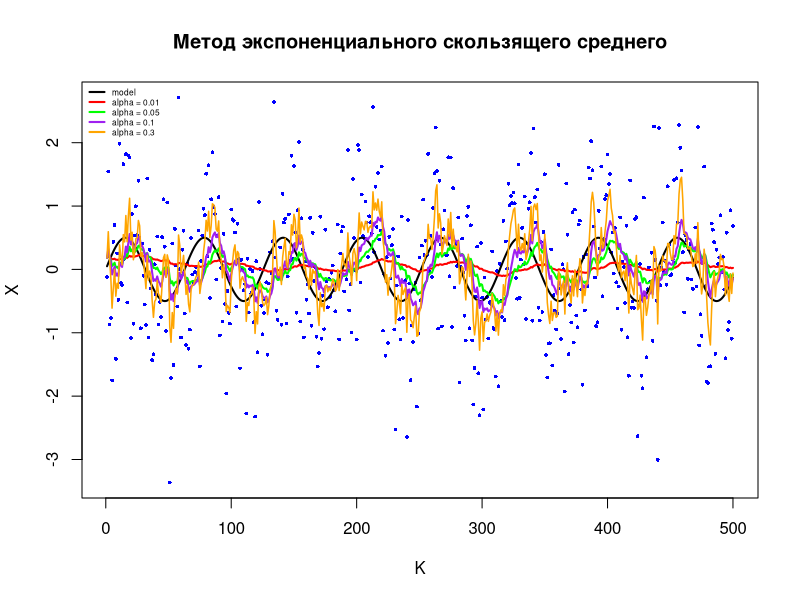
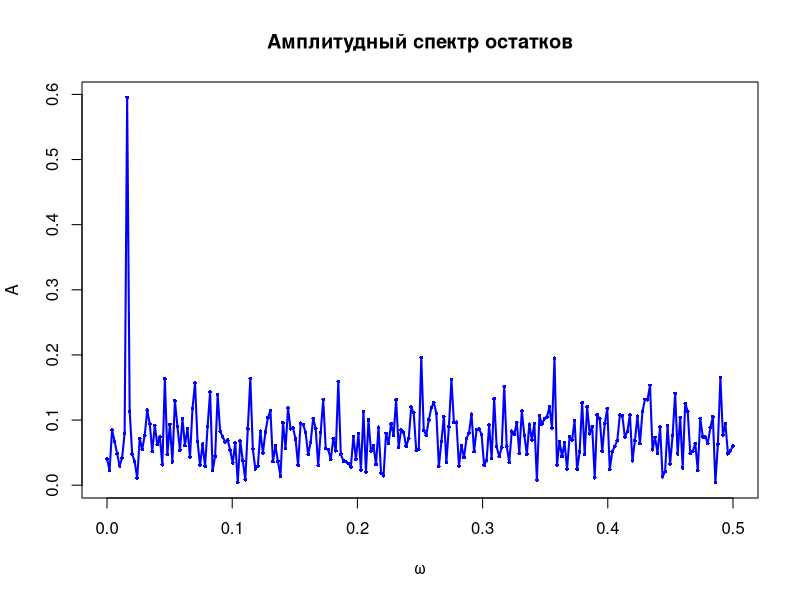

Here is the R script that generated these plots, in order:
library("fBasics")

gen_models_range <- function(n, h, norm_mean = 0, norm_sd = 1){
  k <- seq(1, n)
  x_sample <- rep(1, n)
  x_model <- rep(1,n)
  
  for (i in k) {
    x_sample[i] <- 0.5*sin(i*h) + rnorm(1, mean = norm_mean, sd = norm_sd)
    x_model[i] <- 0.5*sin(i*h)
  }
  
  return(list(k = k, x_sample = x_sample, x_model = x_model))
}

exp_roll_mean <- function(x_sample, alpha){
  exp_mean <- vector("numeric",length=length(x_sample))
  
  exp_mean[1] <- (x_sample[1] + x_sample[2] + x_sample[3]) / 3
  
  for(i in 2:length(x_sample)){
    exp_mean[i]<-alpha*x_sample[i]+(1-alpha)*exp_mean[i-1]
  }
  
  return(exp_mean)
}

rotation_points_count <- function(x_data){
  count <- 0
  
  for(i in 1:(length(x_data) - 2)){
    if ((x_data[i+1] < x_data[i]  && x_data[i + 1] < x_data[i+2]) 
        || (x_data[i+1] > x_data[i]  && x_data[i + 1] > x_data[i+2])){
      count = count + 1
    }
  }
  return(count)
}

calc_p_for_kendall <- function(x_data){
  p <- 0
  for (i in (1:length(x_data))){
    for (j in (i:length(x_data))){
      if(x_data[j] > x_data[i]){
        p = p + 1
      }
    } 
  }
  return(p)
}

check_randomness <- function(x_sample, x_trend){
  x_remains = x_sample - x_trend
  
  size = length(x_sample)
  
  p_mean = (2.0/3.0)*(size - 2)
  p_disp = (16 * size - 29) / 90.0
  p_size = rotation_points_count(x_remains)
  
  p = calc_p_for_kendall(x_remains)
  
  kendell = (4*p)/(size * (size - 1)) - 1
  print("Число поворотных точек:")
  print(p_size)
  print("Коэффициент Кенделла: ")
  print(kendell)
  if (p_size < p_mean + p_disp && p_size > p_mean - p_disp){
    print("Ряд случаен")
  }
  else if(p_size < p_mean - p_disp){
    print("Ряд положительно коррелирован")
  }
  else if(p_size > p_mean + p_disp){
    print("Ряд быстро колеблющийся")
  }
  print("")
  print("Среднее:")
  print(mean(x_remains))
  print("Стандартное отклонение:")
  print(sd(x_remains))
  
  print("Проверка на нормальность с помощью критерия Шапиро-Уилка")
  print(normalTest(x_remains, method = "sw"))
  
}

lab3 <- function(){
  h <- 0.1
  n <- 500
  
  norm_mean = 0
  norm_sd = 1
  
  models = gen_models_range(n, h, norm_mean, norm_sd)
  k = models$k
  x_sample = models$x_sample
  x_model = models$x_model
  
  exp_mean_1 <- exp_roll_mean(x_sample, 0.01)
  exp_mean_2 <- exp_roll_mean(x_sample, 0.05)
  exp_mean_3 <- exp_roll_mean(x_sample, 0.1)
  exp_mean_4 <- exp_roll_mean(x_sample, 0.3)
  
  print("")
  print("Метод экспоненциального скользящего среднего для alpha = 0.01")
  check_randomness(x_sample, exp_mean_1)
  print("")
  print("Метод экспоненциального скользящего среднего для alpha = 0.05")
  check_randomness(x_sample, exp_mean_2)
  print("")
  print("Метод экспоненциального скользящего среднего для alpha = 0.1")
  check_randomness(x_sample, exp_mean_3)
  print("")
  print("Метод экспоненциального скользящего среднего для alpha = 0.3")
  check_randomness(x_sample, exp_mean_4)
  
  plot(x = k, y = x_sample, pch = 16, cex = 0.5, col = "blue", 
       main = "Метод экспоненциального скользящего среднего",
       xlab = "K", ylab = "X")
  lines(x = k, y = x_model, col="black", lwd=2)
  lines(x = k, y = exp_mean_1, col="red", lwd = 2)
  lines(x = k, y = exp_mean_2, col="green", lwd = 2)
  lines(x = k, y = exp_mean_3, col="purple", lwd = 2)
  lines(x = k, y = exp_mean_4, col="orange", lwd = 1.5)
  legend("topleft", c("model","alpha = 0.01", "alpha = 0.05", "alpha = 0.1", "alpha = 0.3"),
         bty = "n",
         lty = 1,
         cex = 0.5,
         lwd = 2,
         col = c("black","red", "green", "purple", "orange"))
  
  
  print("task 4")
  f = fft(x_sample)
  amp = 2 / n * abs(f[1:(length(x_sample) %/% 2)])
  freqs <- seq(0, 1/(2.0), length.out = length(x_sample) %/% 2)
  freq <- freqs[which.max(amp)]

  plot(freqs, amp, pch = 16, cex = 0.5, col = "blue",
       main = "Амплитудный спектр остатков",
       xlab = "ω", ylab = "A")
  lines(x = freqs, y = amp, col="blue", lwd=2)
  print(freq)
}

lab3()
